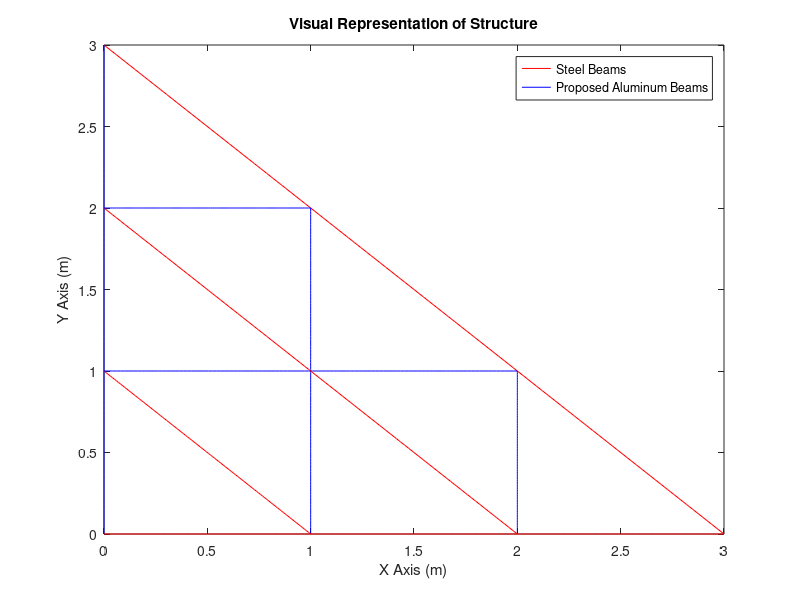
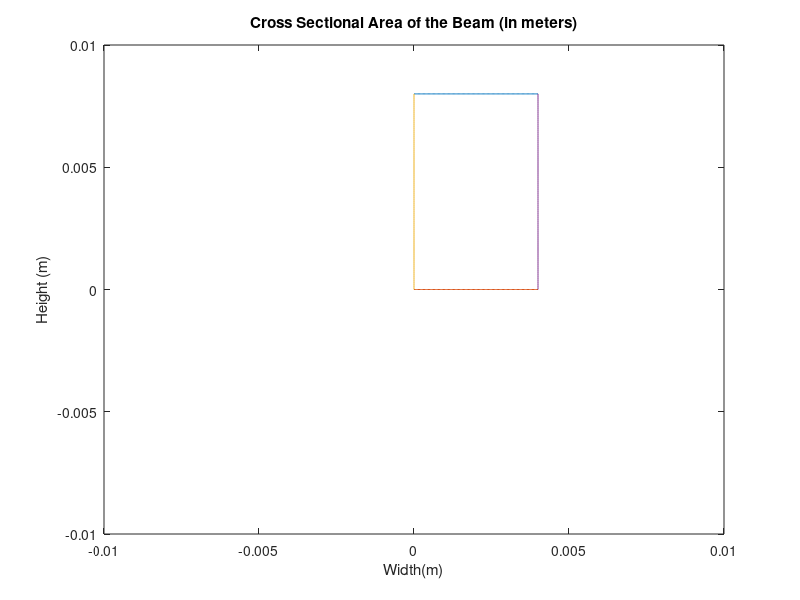

Here is the MATLAB script that generated these plots, in order: (Note: this script raises an error after producing the figures.)
%% Introduction
%{
Created by Michael Stewart
Mar 27 2021
Student Number: 214693626

Revision 1

Notes about Running Program:



SELF CONTAINED VERSION
This version of the Program is self-contained. Meaning that it does not use
any external functions as requested per lab Manual. This will be changed in
future iterations. 

Reusibility: The calcualtions section of this code is made to be completely
reusable. The Intialization section (Setting the parameters of the
Elements)is not Reusable as the possibility in element lengths,
angles, interconnectedness, and Young's modulus is infinte. Also note that
the Visualization section of the program is only used to help the user to
visualize the final design chosen. 

The Approach taken to create this program was to hardcode Arrays of Element
and Node Parameters and create functions and other calculations that can
input these arrays to give proper answers

Assumptions:
 
Counter Clockwise Rotation is Positive
Clockwise Rotation is Negative
Units are S.I. (m, Pa, N, etc), and Angles are in Radians


%}
clear all

%% Visualization Section
%Visual Representaiton of Chosen Final Design (Non Reusable)

%This Section helps to visualize the created structure.


%Note that this part of the code is not Reusable and Cannot be used to
%Solve different problems

% X-Y Plane of the Sructure
x=linspace(0,3);y=-x+3; 
x2=linspace(0,2); y2=ones(1,length(x2));
x3=linspace(0,1);y4=-x3+1; y5=-x2+2;
figure(1);

plot(x,y,'r',x2,y2,'b',x3,2*y2,'b',2*y2,x3,'b',y2,x2,'b',x3,y4,'r',x2,y5,'r',zeros(1,length(x)),x,'b',x,zeros(1,length(x)),'r')
title('Visual Representation of Structure');
legend('Steel Beams','Proposed Aluminum Beams');
xlabel('X Axis (m)'); ylabel('Y Axis (m)');

% Cross Sectional Area
x=linspace(0,0.004); x1=linspace(0,0.008);
y=ones(1,length(x)); 
figure(2);
plot(x,0.008.*y,x,0.*y,0.*y,x1,0.004.*y,x1);
xlim([-0.01,0.01]); ylim([-0.01,0.01]);
title('Cross Sectional Area of the Beam (in meters)');
xlabel('Width(m)'); ylabel('Height (m)');
%% Intialization Section:
%Setting up Elemental Values (Non Reusable)

A=0.008*0.004; %m 



Alum_E=69e09; %Pascals
Steel_E=200e+09; %Pascals

% Element 1 (between Node 1 and 2
Length_1=1; %m
Angle_1= 0; %Degrees and Radians
E_1=Steel_E;
Node_connect_1=[1,2];

% Element 2(between Node 2 and 3)
Length_2=1; %m
Angle_2=0;
E_2=Steel_E;
Node_connect_2=[2,3];

%Element 3(between Node 3 and 4)
Length_3=1;
Angle_3=0;
E_3=Steel_E;
Node_connect_3=[3,4];


%Element 4 (between Node 1 and 5)
Length_4=1;
Angle_4=deg2rad(90); %Covnerts -180 degrees to radians
E_4=Steel_E;
Node_connect_4=[1,5];

%Element 5(between Node 2 and 5)
Length_5=sqrt(2); %comes from sqrt(1^2+1^2)
Angle_5=deg2rad(135); % Converts degs to radians
E_5=Steel_E;
Node_connect_5=[2,5];

%Element 6 (between Node 2 and 6)
Length_6=1;
Angle_6=deg2rad(90);
E_6=Steel_E;
Node_connect_6=[2,6];

%Element 7 (between 3 and 6)
Length_7=sqrt(2);
Angle_7=deg2rad(135);
E_7=Steel_E;
Node_connect_7=[3,6];


%Element 8 (between Node 2 and 7)
Length_8=1;
Angle_8=deg2rad(90);
E_8=Steel_E;
Node_connect_8=[3,7];

%Element 9(between 4 and 7)
Length_9=sqrt(2);
Angle_9=deg2rad(135);
E_9=Steel_E;
Node_connect_9=[4,7];

%Element 10(between 5 and 6)
Length_10=1;
Angle_10=0;
E_10=Steel_E;
Node_connect_10=[5,6];

%Element 11(between 6 and 7)
Length_11=1;
Angle_11=0;
E_11=Steel_E;
Node_connect_11=[6,7];

%Element 12(between 5 and 8)
Length_12=1;
Angle_12=deg2rad(90);
E_12=Steel_E;
Node_connect_12=[5,8];

%Element 13(between 6 and 8)
Length_13=sqrt(2);
Angle_13=deg2rad(135);
E_13=Steel_E;
Node_connect_13=[6,8];

%Element 14(between 6 and 9)
Length_14=1;
Angle_14=deg2rad(90);
E_14=Steel_E;
Node_connect_14=[6,9];

%Element 15(between 7 and 9)
Length_15=sqrt(2);
Angle_15=deg2rad(135);
E_15=Steel_E;
Node_connect_15=[7,9];


%Element 16(between 8 and 9)
Length_16=1;
Angle_16=deg2rad(0);
E_16=Steel_E;
Node_connect_16=[8,9];

%Element 17 (between 8 and 10)
Length_17=1;
Angle_17=deg2rad(90);
E_17=Steel_E;
Node_connect_17=[8,10];

%Element 18(Node betwen 9 to 10)
Length_18=sqrt(2);
Angle_18=deg2rad(135);
E_18=Steel_E;
Node_connect_18=[9,10];


%Hard Coded Arrays. To be used as an Example

Length_Array=[Length_1,Length_2,Length_3,Length_4,...
    Length_5,Length_6,Length_7,Length_8,Length_9,Length_10,...
    Length_11,Length_12,Length_13,Length_14,Length_15,Length_16,Length_17,Length_18];

E_Array=[E_1,E_2,E_3,E_4,E_5,E_6,E_7,E_8,E_9,E_10,E_11,E_12,E_13,E_14,E_15,E_16,E_17,E_18];

Angle_Array=[Angle_1,Angle_2,Angle_3,Angle_4,Angle_5,Angle_6,...
    Angle_7,Angle_8,Angle_9,Angle_10,Angle_11,Angle_12,Angle_13,Angle_14...
    ,Angle_15,Angle_16,Angle_17,Angle_18];

Num_of_elements=length(Length_Array);
A_Array=A.*ones(1,Num_of_elements); %Since all the Cross Sectional Areas are the same

Interconnect_mat=[Node_connect_1;Node_connect_2;Node_connect_3;...
    Node_connect_4;Node_connect_5;Node_connect_6;Node_connect_7;...
    Node_connect_8;Node_connect_9;Node_connect_10;Node_connect_11;...
    Node_connect_12;Node_connect_13;Node_connect_14;Node_connect_15;...
    Node_connect_16;Node_connect_17;Node_connect_18];





Node_mat=[0,0;1,0;2,0;3,0;0,1;1,1;2,1;0,2;1,2;0,3]; %Creates the Node Matrix

BC_Vector=[1,1,0,0,0,0,0,0,1,1,0,0,0,0,1,1,0,0,1,1]; %Boundary Conditon Boolean Vector

GlobalForceVector=[0,0,0,-3000,0,-3000,0,-3000,0,0,0,0,0,0,0,0,0,0,0,0]; %Global Force Vector 

%% Generation of Global Stiffness Matrix

%This Section of the Program created the Global Stiffness Matrix

Zeros_mat=zeros((max(max(Interconnect_mat)))*2,(max(max(Interconnect_mat)))*2,length(Angle_Array));
%Takes the Maximum Node Value in the Interconnection Matrix and Multiplies
%it by 2

% In our Example the Zero Matrix is a 20 by 20 by 18
%This is because we need to represent X values, Y values in 10 Nodes with
%18 Elements


Global_Stiffness_2=Zeros_mat;

for i =1:length(Angle_Array) %iterations through the Elements 
    
    Global_Stiffness_1(:,:,i)=ElementStiffnessMatrixGlobal(E_Array(i),A_Array(i),Length_Array(i),Angle_Array(i));
    % Each 'Slice' is the Elements Stiffness Matrix
    
    %The Next Part is to Move the Values found in Global Stiffness_1 into a
    %big 2D array, one that could easily be added together to get the
    %global matrix
    
    
    %We must define our indexes of the X(i,1)-X(i,1) Values:
    Index_1=Interconnect_mat(i,1)*2-1; Index_2=Interconnect_mat(i,2)*2-1;
    %These index values use the attached nodel numbers.
    %in our example our Zeroes Matrix is 20 by 20 by 18 since we have 10
    %Nodes with X and Y values for the Nodes and 18 Elements. The Index
    %values use the Node's number multiplies it by 2 and subtracts 1 to
    %represent the Global Stiffness Matrix's Index Value in 2D
    
        
    %We now assign the Global Stiffness Matrix values to the proper indices
    
    %Qudrant 2 (Top Left):
    
    Global_Stiffness_2(Index_1,Index_1,i)=Global_Stiffness_1(1,1,i);
    %X1-X1 Component
    Global_Stiffness_2(Index_1+1,Index_1,i)=Global_Stiffness_1(2,1,i);
    %X1-Y1 Component
    Global_Stiffness_2(Index_1,Index_1+1,i)=Global_Stiffness_1(1,2,i);
    %Y1-X1 Component
    Global_Stiffness_2(Index_1+1,Index_1+1,i)=Global_Stiffness_1(2,2,i);
    %Y1-Y1 Component
    
    %Quadrant 4 (Bottom Right)
    Global_Stiffness_2(Index_2,Index_2,i)=Global_Stiffness_1(3,3,i);
    %X2-X2 Component
    Global_Stiffness_2(Index_2+1,Index_2,i)=Global_Stiffness_1(4,3,i);
    %X2-Y2 Component
    Global_Stiffness_2(Index_2,Index_2+1,i)=Global_Stiffness_1(3,4,i);
    %Y2-X2 Component
    Global_Stiffness_2(Index_2+1,Index_2+1,i)=Global_Stiffness_1(4,4,i);
    %Y2-Y2 Component
    
    %Quadrant 3 (Bottom Left)
    Global_Stiffness_2(Index_1,Index_2,i)=Global_Stiffness_1(1,3,i);
    %X1-X2 Component
    Global_Stiffness_2(Index_1+1,Index_2,i)=Global_Stiffness_1(2,3,i);
    %X1-Y2 Component
    Global_Stiffness_2(Index_1,Index_2+1,i)=Global_Stiffness_1(1,4,i);
    %Y1-X2 Component
    Global_Stiffness_2(Index_1+1,Index_2+1,i)=Global_Stiffness_1(2,4,i);
    %Y1-Y2 Component
    
    %Quadrant 1 (Top Right)
    Global_Stiffness_2(Index_2,Index_1,i)=Global_Stiffness_1(3,1,i);
    %X2-X1 Component
    Global_Stiffness_2(Index_2,Index_1+1,i)=Global_Stiffness_1(3,2,i);
    %X2-Y1 Component
    Global_Stiffness_2(Index_2+1,Index_1,i)=Global_Stiffness_1(4,1,i);
    %Y2-X1 Component
    Global_Stiffness_2(Index_2+1,Index_1+1,i)=Global_Stiffness_1(4,2,i);
    %Y2-Y1 Component   
end
%Now that we have Propagted our Global Stiffness Matrices for each Element
%, we can add up all the 'Slices' to get a 2D Sum-- This is our Global
%Stiffness Matrix!
GlobalStiffnessMatrix_Example=sum(Global_Stiffness_2,3);




%% Applying Boundary Conditions

%Applying BC's

%Applying BC to Global Stiffness Matrix
List_Non_zeros=find(BC_Vector); % Finds the indexes of the Boundary Conditions
%finds the indexs of Boundary Conditons

BC_GSM=GlobalStiffnessMatrix_Example;

BC_GSM([List_Non_zeros],:)=[];
BC_GSM(:,[List_Non_zeros])=[];
%deletes the rows and columns that have Boundary Conditions

%Applying BC to Forces Vector
BC_Forces=GlobalForceVector;
BC_Forces([List_Non_zeros])=[];
%Deletes Froces Values which have bounary conditions

%% Solve for Displacements

Displacements=inv(BC_GSM)*(transpose(BC_Forces));
%This gives the Displacements in meters

%% Solve for Reaction Forces
List_zeros=find(~BC_Vector); %Finds index of Zeros in BC Unpacked Array


RF_GSM=GlobalStiffnessMatrix_Example;
RF_GSM(:,[List_Non_zeros])=[]; %Deletes Columns with ones (that have boundary conditons)
RF_GSM([List_zeros],:)=[]; %Deletes Rows with Zeros (that are not boundary conditioned)

Reaction_force=(RF_GSM)*(Displacements);


%% Create Full Arrays of the Reaction Forces and Displacements for each Node

%This Section populates the Reaction and Displacement array so that they
%have a value of 0 when they are not considered in the above calculations
index=1;
index2=1;

for i=1:length(BC_Vector)
    if (BC_Vector(i)==1)
        Total_displacements(i)=0;
        ReactionForce_total(i)=Reaction_force(index2);
        index2=index2+1;
    else
        Total_displacements(i)=Displacements(index);
        index=index+1;
    end
end


%% Calculate Stress of Each Element
for i=1:length(Length_Array)
    
    StressAngleArray=[-cos(Angle_Array(i)),-sin(Angle_Array(i)),cos(Angle_Array(i)),sin(Angle_Array(i))];
    X_1=Interconnect_mat(i,1)*2-1; X_2=Interconnect_mat(i,2)*2-1; %indexs
    Y_1=Interconnect_mat(i,1)*2; Y_2=Interconnect_mat(i,2)*2; 
    %Using the Node Numbers mentioned in the interconnectiveness matrix, we
    %come up with indexes to be accessed for each element
    
    Element_displacement=[Total_displacements(X_1);Total_displacements(Y_1);...
        Total_displacements(X_2);Total_displacements(Y_2)];
    Stress(i)=(StressAngleArray*Element_displacement)*E_Array(i)/Length_Array(i); %Produces Stresses of the Elements
    %Using the Angle Array we can multiply it by the displacements
end

%% Output/Display Section
%Plot Deformed and Undeformed Nodes


%Repack Displacements in x and y coordinates
Displacements_Packed(:,1)=Total_displacements(1:2:end);
Displacements_Packed(:,2)=Total_displacements(2:2:end);
%this is done because it's easier to add to the exisitng Node matrix

Scale=20;

Displaced_Nodes=(Node_mat+Scale.*(Displacements_Packed));
%Adds the existing x,y corrdinates of the element to the node displacements

figure(3)
plot(1:2)=scatter(Node_mat(:,1),Node_mat(:,2),'filled','b');hold on
plot(3:4)=scatter(Displaced_Nodes(:,1),Displaced_Nodes(:,2),'r','filled');
hold off;
legend(plot([2,4]) ,{'Orginal Nodes','Displaced Nodes (Scale 20)'})
xlabel('X Axis'); ylabel('Y Axis')

% Print Deformation and Stress
disp('The Element Stress is (Pa):')
disp(transpose(Stress))
disp('The Nodal Displacements are (m)[x,y]:')
disp(Displacements_Packed)

%% Local Function
function [output]= ElementStiffnessMatrixGlobal(E,A,L,Angle)

%First Step is to Calculate the Elemental Stiffness Matrix

%Matrix for Elemental Stiffness Matrix
mat=[1,0,-1,0;0,0,0,0;-1,0,1,0;0,0,0,0];
E_Stiffness_mat=mat*E*A/L;
%Second Step is to Calculate the Transformation Matrix of Each Elemnet
Tranform_Matrix=[cos(Angle),sin(Angle),0,0;sin(Angle),cos(Angle),0,0;...
     0,0,cos(Angle),sin(Angle);0,0,sin(Angle),cos(Angle)];
    %Each 'Slice' Represents the Element's Transformation Matrix
    
    %This Global Stiffness Matrix represents the Values of Each Element
    %which have not been added together.
output=transpose(Tranform_Matrix)*...
        E_Stiffness_mat*Tranform_Matrix;


end


%%% End of Program %%%  